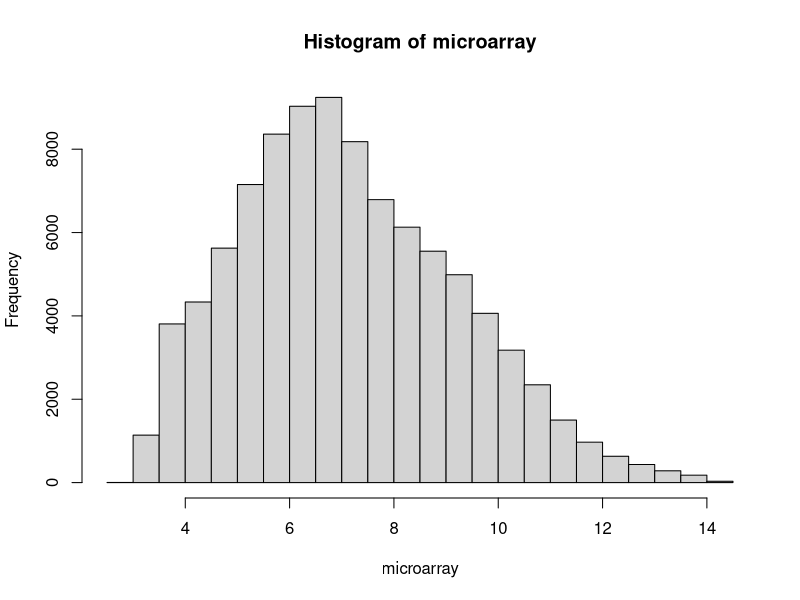
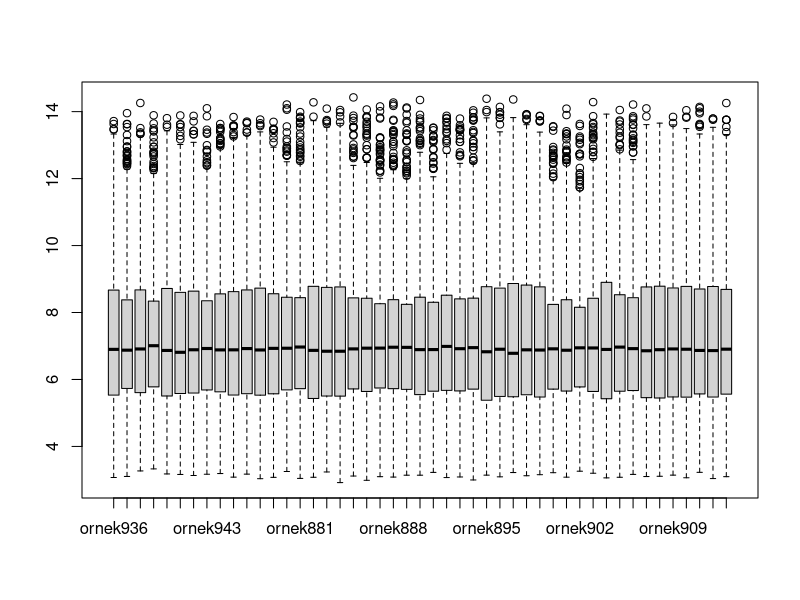
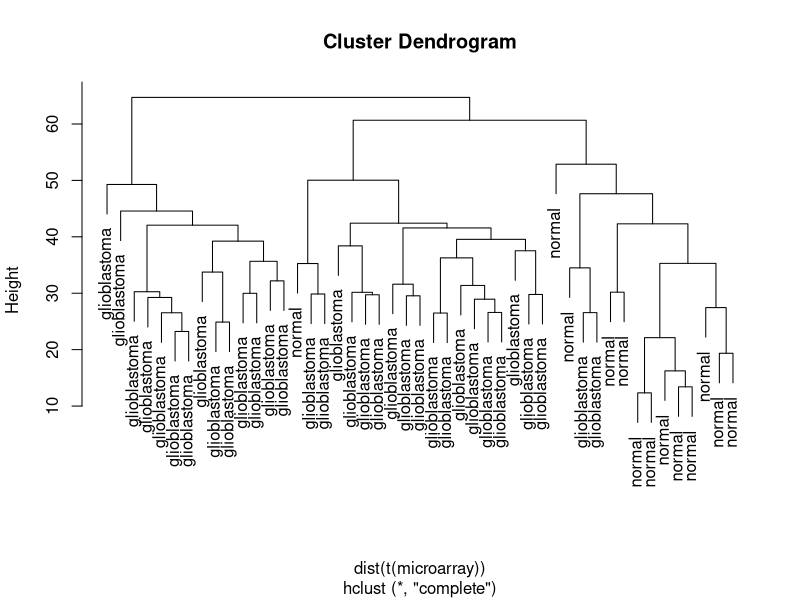
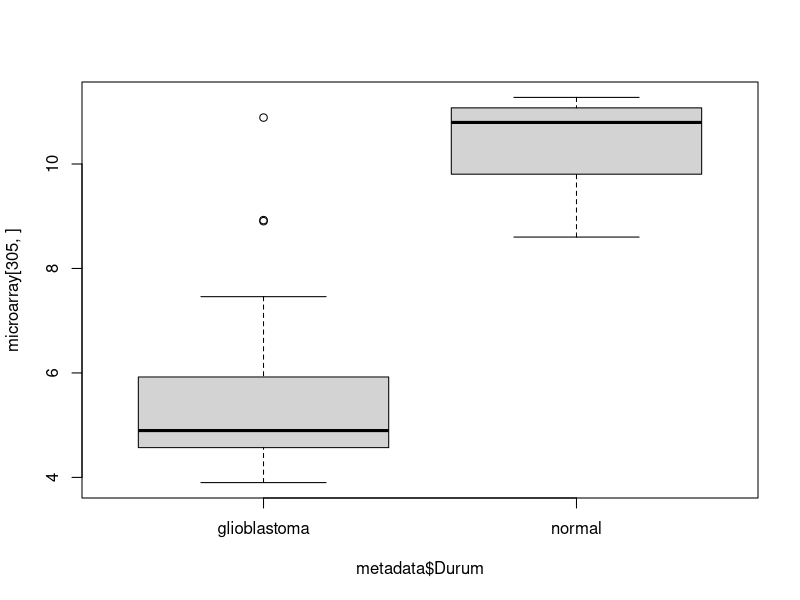

The R script that drew these images, in order:
## ---- chunk 1
metadata <- read.table(file = "data/metadata-GSE50161.csv", header = T)
## ---- chunk 2
colnames(metadata)
## ---- chunk 3
length(metadata$Ornek)
## ---- chunk 4
table(metadata$Durum)
## ---- chunk 5
microarray <- read.table(file = "data/brain-expression-small-GSE50161.csv", header = T)
## ---- chunk 6
microarray <- as.matrix(microarray)
## ---- chunk 7
dim(microarray)
## ---- chunk 8
ncol(microarray)
## ---- chunk 9
hist(microarray)
## ---- chunk 10
boxplot(microarray)
## ---- chunk 11
plot(hclust(dist(t(microarray))), labels = metadata$Durum)
## ---- chunk 12
# once p degerlerini toplayacagimiz bir boş vektor oluşturalim

p.value <- rep(0, nrow(microarray))

for (i in 1:nrow(microarray)){
  kontrol <- microarray[i, metadata$Durum=="normal"]
  uygulama <- microarray[i, metadata$Durum=="glioblastoma"]

  test <- t.test(x = kontrol, y = uygulama)
  p.value[i] <- test$p.value
}

## ---- chunk 13
sum(p.value < 0.001, na.rm = TRUE)
## ---- chunk 14
which.min(p.value)
## ---- chunk 15
boxplot(microarray[305,]~metadata$Durum)
